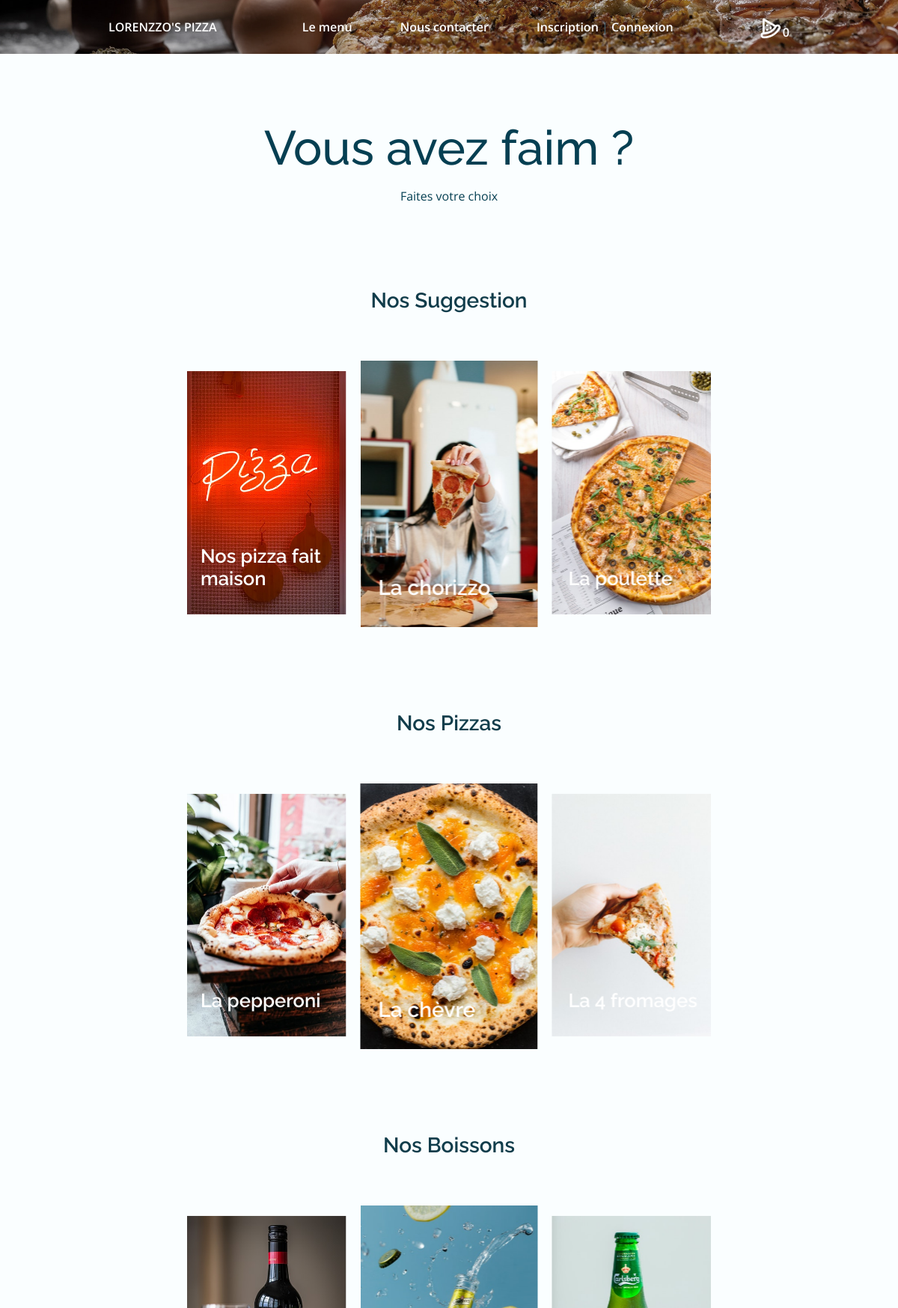
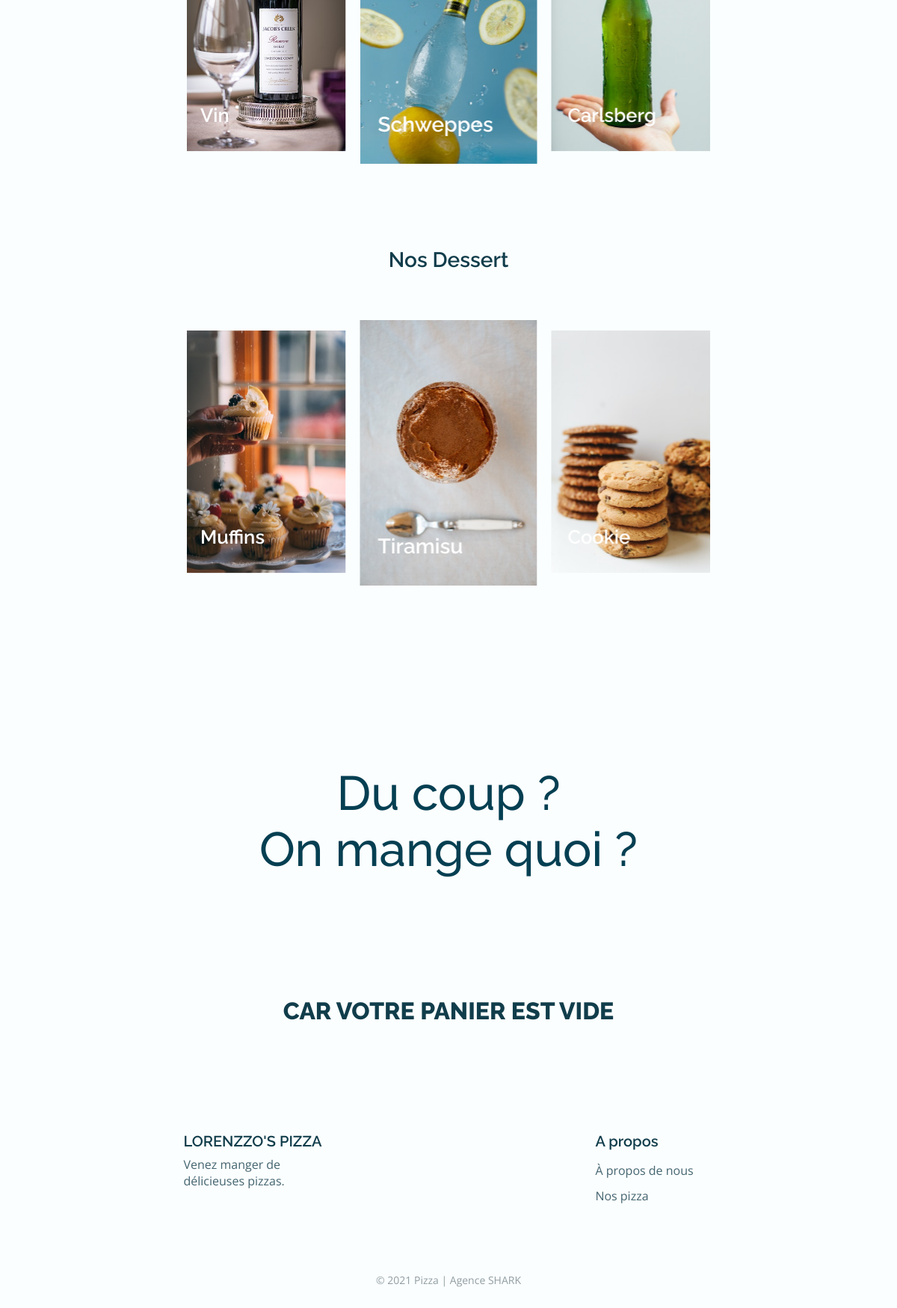
Page /menu.php on the committed database (2 pictures, top to bottom).
### tables this page shows
CREATE TABLE IF NOT EXISTS `category` (
  `id` int NOT NULL AUTO_INCREMENT,
  `name` varchar(255) NOT NULL,
  PRIMARY KEY (`id`)
);

CREATE TABLE IF NOT EXISTS `produit` (
  `id` int NOT NULL AUTO_INCREMENT,
  `name` varchar(255) NOT NULL,
  `details` text NOT NULL,
  `img_path` varchar(255) NOT NULL,
  `category_id` int DEFAULT NULL,
  PRIMARY KEY (`id`),
  KEY `fk_product_category` (`category_id`)
);

### dbcontroller.php (called while the page is built, shortened)
<?php
class DBController {
    private $host = "localhost";
    private $user = "root";
    private $password = "";
    private $database = "lorenzzobd_dieug";
    private $conn;
    function __construct() {
        $this->conn = $this->connectDB();
    }
    function connectDB() {
        $conn = new PDO("mysql:host=" . $this->host . ";dbname=" . $this->database, $this->user, $this->password);
        return $conn;
    }
    function runQuery($query) {
        $result = $this->conn->query($query);
        while($row=$result->fetch(PDO::FETCH_ASSOC)) {
            $resultset[] = $row;
        }
        if(!empty($resultset))
            return $resultset;
    }
}
?>

### menu.php (the view, shortened to what this page needs)
<?php
    require_once("dbcontroller.php");
    $db_handle= new DBcontroller();
    $categories = $db_handle->runQuery("SELECT * FROM category");
    $products= $db_handle->runQuery("SELECT * FROM produit");
?>
<?php include ('base/head.php') ?>
<?php include ('base/header.php')?>
<main class="menu" id="menu">
    <section class="hero">
        <img src="assets/img/home1.jpg" alt="" class="hero__img">
    </section>
    <section class="menu_section section">
        <h1 class="menu__data-title">Vous avez faim ?</h1>
        <p class="menu__data-subtitle">Faites votre choix</p>
            <?php
                foreach($categories as $category){
                        $filteredProducts = array_filter($products, static function($item) use($category){
                            if($item['category_id'] === $category['id']){
                                return $item;
                            }
                });
            ?>
                    <h2 class="section__title menu__category"><?=$category['name'] ?></h2>
                    <div class="menu__container container swiper__container swiper-container">
                            <div class="swiper-wrapper">
                            <?php foreach($filteredProducts as $produit){  ?>
                                <div class="menu__card swiper-slide">
                                    <div onclick = "window.location='produits.php?id=<?= $produit['id'] ?>'">
                                        <img src="<?= $produit['img_path'] ?>" alt="" class="menu__img">
                                        <div class="menu__data">
                                            <h2 class="menu__data-titleProduct"><?= $produit['name'] ?></h2>
                                        </div>
                                    </div>
                                </div>
                    <?php
                            }
                    ?>
                            </div>
                    </div>
            <?php
                }
            ?>
    </section>
    <section class="recap__section section">
        <h1 class="recap__data-title">Du coup ? <br>On mange quoi ?</h1>
        <div class="recap__data-container container grid">
        <?php
            if(isset($_SESSION["Panier_item"])){
            $quantityTotal = 0;
            $PrxTotal = 0;
            foreach($_SESSION["Panier_item"]as $item){
            $item_prix = $item["quantity"]*$item["price"];
        ?>
            <div class="recap__products">
                <div class="recap__products-title">
                    <h1 class="recap__products-title"><?php echo $item["name"]." ".$item['optionSelect']?></h1>
                </div>
                <div class="recap__products-quantity">
                    <span class="recap__products-quantity">Quantité : <?php echo $item["quantity"]; ?></span>
                </div>
                <div class="recap__products-price">
                    <h2 class="recap__products-price"><?php echo $item_prix . " €"; ?></h2>
                </div>
            </div>
                <?php
                $quantityTotal += $item["quantity"];
                $PrxTotal += ($item["price"]*$item["quantity"]);
                $livraison = 3.50;
                    if($PrxTotal >20){
                        $livraison = 0 ;
                    }
                }
                ?>
            <div class="recap__products-cart">
                <div class="recap__products-cartTitle">
                    <h2 class="section__title">Récapitulatif</h2>
                </div>
                <div class="recap__products-cartTotal">
                    <h2 class="section__title">Sous-total : <b><?php echo  number_format($PrxTotal,2) . " €"; ?></b></h2>
                    <h2 class="section__title">Livraison : <b><?php echo number_format($livraison,2) . " €"; ?></b></h2>
                    <br>
                    <h2 class="section__title">Total : <b><?php echo number_format(($PrxTotal +$livraison),2) . " €"; ?></b></h2>
                </div>
            </div>
            <div class="recap__products-button">
                <div class="button">
                    <a href="panier.php" class="button__title button__slide-effect">Accéder au panier</a>
                </div>
            </div>
            <?php
                }
                else {
            ?>
            <div class="recap__products-cartEmpty">
                <h1 class="recap__products-cartEmptyTitle">Car Votre Panier est vide</h1>
            </div>
            <?php
                }
            ?>
        </div>
    </section>
</main>
<?php include ('base/footer.php') ?>
<?php include ('base/script.php') ?>

### base/head.php (shortened to what this page needs)
<!doctype html>
<html lang=fr>
<head>
    <link rel="stylesheet" href="https://unicons.iconscout.com/release/v4.0.0/css/line.css">
    <link rel="stylesheet" href="assets/css/swiper-bundle.min.css">
    <link rel="stylesheet" href="assets/css/style.css">
</head>
<body>

### base/header.php (shortened to what this page needs)
<header class="header nav__menu-page" id="header">
    <nav class="nav container">
        <a href="index.php" class="nav__logo">LORENZZO'S PIZZA</a>
        <div class="nav__menu" id="nav-menu">
            <ul class="nav__list">
                <li>
                    <a href="menu.php" class="nav__link">Le menu</a>
                </li>
                <li>
                    <a href="contact.php" class="nav__link">Nous contacter</a>
                </li>
                <li>
                    <a href="inscription.php" class="nav__link">Inscription</a>
                    |
                    <a href="connexion.php" class="nav__link">Connexion</a>
                </li>
            </ul>
        </div>
        <?php
        $quantityTotal = 0;
        ?>
        <a href="panier.php" class="nav__cart"><i class="uil uil-pizza-slice nav__logo-cart"></i><span class="nav__cart-number"><?php echo $quantityTotal; ?></span></a>
    </nav>
</header>

### base/footer.php
<footer class="footer section">
    <div class="footer__container container grid">
        <div class="footer__content grid">
            <div>
                <h3 class="footer__title">LORENZZO'S PIZZA</h3>
                <p class="footer__description">Venez manger de <br> délicieuses pizzas.
                </p>
            </div>
            <div class="footer__data">
                <h3 class="footer__subtitle">A propos</h3>
                <ul>
                    <li class="footer__item">
                        <a href="#about" class="footer__link">À propos de nous</a>
                    </li>
                    <li class="footer__item">
                        <a href="menu.php" class="footer__link">Nos pizza</a>
                    </li>
                </ul>
            </div>
        </div>
        <div class="footer__rights">
            <p class="footer__copy">&#169; 2021 Pizza | Agence SHARK</p>
        </div>
    </div>
</footer>

### base/script.php (shortened to what this page needs)
</body>
</html>

### rows in the picture
category: name "Nos Suggestion"
produit: img_path (picture), name "La chorizzo"
produit: img_path (picture), name "La poulette"
produit: img_path (picture), name "Nos pizza fait maison"
category: name "Nos Pizzas"
produit: img_path (picture), name "La chèvre"
produit: img_path (picture), name "La 4 fromages"
produit: img_path (picture), name "La pepperoni"
category: name "Nos Boissons"
produit: img_path (picture), name "Schweppes"
produit: img_path (picture), name "Carlsberg"
produit: img_path (picture), name "Vin"
category: name "Nos Dessert"
produit: img_path (picture), name "Tiramisu"
produit: img_path (picture), name "Cookie"
produit: img_path (picture), name "Muffins"

### other values in the picture
$quantityTotal "0"
